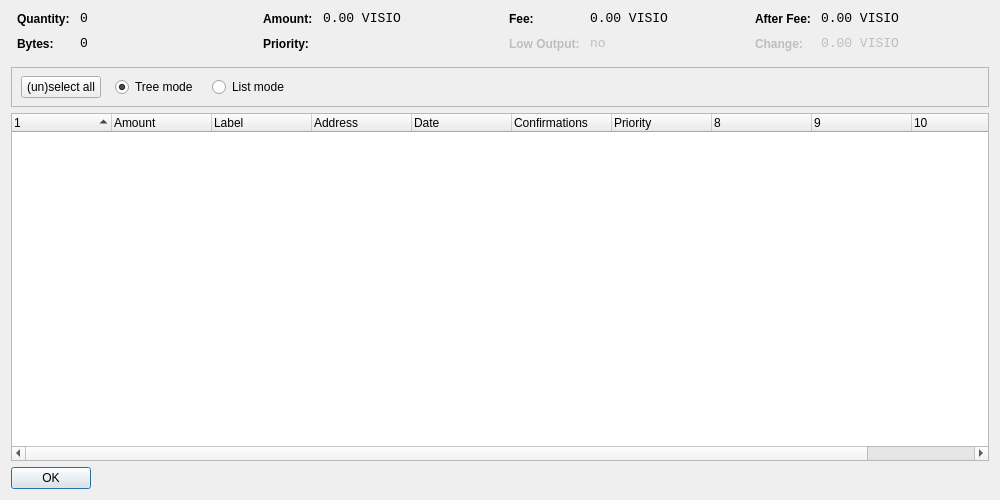
<?xml version="1.0" encoding="UTF-8"?>
<ui version="4.0">
 <class>CoinControlDialog</class>
 <widget class="QDialog" name="CoinControlDialog">
  <property name="geometry">
   <rect>
    <x>0</x>
    <y>0</y>
    <width>1000</width>
    <height>500</height>
   </rect>
  </property>
  <property name="windowTitle">
   <string>Coin Control</string>
  </property>
  <layout class="QVBoxLayout" name="verticalLayout">
   <item>
    <layout class="QHBoxLayout" name="horizontalLayoutTop" stretch="0,0,0,0">
     <property name="topMargin">
      <number>0</number>
     </property>
     <property name="bottomMargin">
      <number>10</number>
     </property>
     <item>
      <layout class="QFormLayout" name="formLayoutCoinControl1">
       <property name="horizontalSpacing">
        <number>10</number>
       </property>
       <property name="verticalSpacing">
        <number>10</number>
       </property>
       <property name="leftMargin">
        <number>6</number>
       </property>
       <property name="rightMargin">
        <number>6</number>
       </property>
       <item row="0" column="0">
        <widget class="QLabel" name="labelCoinControlQuantityText">
         <property name="styleSheet">
          <string notr="true">font-weight:bold;</string>
         </property>
         <property name="text">
          <string>Quantity:</string>
         </property>
        </widget>
       </item>
       <item row="0" column="1">
        <widget class="QLabel" name="labelCoinControlQuantity">
         <property name="font">
          <font>
           <family>Monospace</family>
           <pointsize>10</pointsize>
          </font>
         </property>
         <property name="cursor">
          <cursorShape>IBeamCursor</cursorShape>
         </property>
         <property name="contextMenuPolicy">
          <enum>Qt::ActionsContextMenu</enum>
         </property>
         <property name="text">
          <string notr="true">0</string>
         </property>
         <property name="textInteractionFlags">
          <set>Qt::LinksAccessibleByMouse|Qt::TextSelectableByKeyboard|Qt::TextSelectableByMouse</set>
         </property>
        </widget>
       </item>
       <item row="1" column="0">
        <widget class="QLabel" name="labelCoinControlBytesText">
         <property name="styleSheet">
          <string notr="true">font-weight:bold;</string>
         </property>
         <property name="text">
          <string>Bytes:</string>
         </property>
        </widget>
       </item>
       <item row="1" column="1">
        <widget class="QLabel" name="labelCoinControlBytes">
         <property name="font">
          <font>
           <family>Monospace</family>
           <pointsize>10</pointsize>
          </font>
         </property>
         <property name="cursor">
          <cursorShape>IBeamCursor</cursorShape>
         </property>
         <property name="contextMenuPolicy">
          <enum>Qt::ActionsContextMenu</enum>
         </property>
         <property name="text">
          <string notr="true">0</string>
         </property>
         <property name="textInteractionFlags">
          <set>Qt::LinksAccessibleByMouse|Qt::TextSelectableByKeyboard|Qt::TextSelectableByMouse</set>
         </property>
        </widget>
       </item>
      </layout>
     </item>
     <item>
      <layout class="QFormLayout" name="formLayoutCoinControl2">
       <property name="horizontalSpacing">
        <number>10</number>
       </property>
       <property name="verticalSpacing">
        <number>10</number>
       </property>
       <property name="leftMargin">
        <number>6</number>
       </property>
       <property name="rightMargin">
        <number>6</number>
       </property>
       <item row="0" column="0">
        <widget class="QLabel" name="labelCoinControlAmountText">
         <property name="styleSheet">
          <string notr="true">font-weight:bold;</string>
         </property>
         <property name="text">
          <string>Amount:</string>
         </property>
        </widget>
       </item>
       <item row="0" column="1">
        <widget class="QLabel" name="labelCoinControlAmount">
         <property name="font">
          <font>
           <family>Monospace</family>
           <pointsize>10</pointsize>
          </font>
         </property>
         <property name="cursor">
          <cursorShape>IBeamCursor</cursorShape>
         </property>
         <property name="contextMenuPolicy">
          <enum>Qt::ActionsContextMenu</enum>
         </property>
         <property name="text">
          <string notr="true">0.00 VISIO</string>
         </property>
         <property name="textInteractionFlags">
          <set>Qt::LinksAccessibleByMouse|Qt::TextSelectableByKeyboard|Qt::TextSelectableByMouse</set>
         </property>
        </widget>
       </item>
       <item row="1" column="0">
        <widget class="QLabel" name="labelCoinControlPriorityText">
         <property name="styleSheet">
          <string notr="true">font-weight:bold;</string>
         </property>
         <property name="text">
          <string>Priority:</string>
         </property>
        </widget>
       </item>
       <item row="1" column="1">
        <widget class="QLabel" name="labelCoinControlPriority">
         <property name="font">
          <font>
           <family>Monospace</family>
           <pointsize>10</pointsize>
          </font>
         </property>
         <property name="cursor">
          <cursorShape>IBeamCursor</cursorShape>
         </property>
         <property name="contextMenuPolicy">
          <enum>Qt::ActionsContextMenu</enum>
         </property>
         <property name="text">
          <string/>
         </property>
         <property name="textInteractionFlags">
          <set>Qt::LinksAccessibleByMouse|Qt::TextSelectableByKeyboard|Qt::TextSelectableByMouse</set>
         </property>
        </widget>
       </item>
      </layout>
     </item>
     <item>
      <layout class="QFormLayout" name="formLayoutCoinControl3">
       <property name="horizontalSpacing">
        <number>10</number>
       </property>
       <property name="verticalSpacing">
        <number>10</number>
       </property>
       <property name="leftMargin">
        <number>6</number>
       </property>
       <property name="rightMargin">
        <number>6</number>
       </property>
       <item row="0" column="0">
        <widget class="QLabel" name="labelCoinControlFeeText">
         <property name="styleSheet">
          <string notr="true">font-weight:bold;</string>
         </property>
         <property name="text">
          <string>Fee:</string>
         </property>
        </widget>
       </item>
       <item row="0" column="1">
        <widget class="QLabel" name="labelCoinControlFee">
         <property name="font">
          <font>
           <family>Monospace</family>
           <pointsize>10</pointsize>
          </font>
         </property>
         <property name="cursor">
          <cursorShape>IBeamCursor</cursorShape>
         </property>
         <property name="contextMenuPolicy">
          <enum>Qt::ActionsContextMenu</enum>
         </property>
         <property name="text">
          <string notr="true">0.00 VISIO</string>
         </property>
         <property name="textInteractionFlags">
          <set>Qt::LinksAccessibleByMouse|Qt::TextSelectableByKeyboard|Qt::TextSelectableByMouse</set>
         </property>
        </widget>
       </item>
       <item row="1" column="0">
        <widget class="QLabel" name="labelCoinControlLowOutputText">
         <property name="enabled">
          <bool>false</bool>
         </property>
         <property name="styleSheet">
          <string notr="true">font-weight:bold;</string>
         </property>
         <property name="text">
          <string>Low Output:</string>
         </property>
        </widget>
       </item>
       <item row="1" column="1">
        <widget class="QLabel" name="labelCoinControlLowOutput">
         <property name="enabled">
          <bool>false</bool>
         </property>
         <property name="font">
          <font>
           <family>Monospace</family>
           <pointsize>10</pointsize>
          </font>
         </property>
         <property name="cursor">
          <cursorShape>IBeamCursor</cursorShape>
         </property>
         <property name="contextMenuPolicy">
          <enum>Qt::ActionsContextMenu</enum>
         </property>
         <property name="text">
          <string notr="true">no</string>
         </property>
         <property name="textInteractionFlags">
          <set>Qt::LinksAccessibleByMouse|Qt::TextSelectableByKeyboard|Qt::TextSelectableByMouse</set>
         </property>
        </widget>
       </item>
      </layout>
     </item>
     <item>
      <layout class="QFormLayout" name="formLayoutCoinControl4">
       <property name="horizontalSpacing">
        <number>10</number>
       </property>
       <property name="verticalSpacing">
        <number>10</number>
       </property>
       <property name="leftMargin">
        <number>6</number>
       </property>
       <property name="rightMargin">
        <number>6</number>
       </property>
       <item row="0" column="0">
        <widget class="QLabel" name="labelCoinControlAfterFeeText">
         <property name="styleSheet">
          <string notr="true">font-weight:bold;</string>
         </property>
         <property name="text">
          <string>After Fee:</string>
         </property>
        </widget>
       </item>
       <item row="0" column="1">
        <widget class="QLabel" name="labelCoinControlAfterFee">
         <property name="font">
          <font>
           <family>Monospace</family>
           <pointsize>10</pointsize>
          </font>
         </property>
         <property name="cursor">
          <cursorShape>IBeamCursor</cursorShape>
         </property>
         <property name="contextMenuPolicy">
          <enum>Qt::ActionsContextMenu</enum>
         </property>
         <property name="text">
          <string notr="true">0.00 VISIO</string>
         </property>
         <property name="textInteractionFlags">
          <set>Qt::LinksAccessibleByMouse|Qt::TextSelectableByKeyboard|Qt::TextSelectableByMouse</set>
         </property>
        </widget>
       </item>
       <item row="1" column="0">
        <widget class="QLabel" name="labelCoinControlChangeText">
         <property name="enabled">
          <bool>false</bool>
         </property>
         <property name="styleSheet">
          <string notr="true">font-weight:bold;</string>
         </property>
         <property name="text">
          <string>Change:</string>
         </property>
        </widget>
       </item>
       <item row="1" column="1">
        <widget class="QLabel" name="labelCoinControlChange">
         <property name="enabled">
          <bool>false</bool>
         </property>
         <property name="font">
          <font>
           <family>Monospace</family>
           <pointsize>10</pointsize>
          </font>
         </property>
         <property name="cursor">
          <cursorShape>IBeamCursor</cursorShape>
         </property>
         <property name="contextMenuPolicy">
          <enum>Qt::ActionsContextMenu</enum>
         </property>
         <property name="text">
          <string notr="true">0.00 VISIO</string>
         </property>
         <property name="textInteractionFlags">
          <set>Qt::LinksAccessibleByMouse|Qt::TextSelectableByKeyboard|Qt::TextSelectableByMouse</set>
         </property>
        </widget>
       </item>
      </layout>
     </item>
    </layout>
   </item>
   <item>
    <widget class="QFrame" name="frame">
     <property name="minimumSize">
      <size>
       <width>0</width>
       <height>40</height>
      </size>
     </property>
     <property name="frameShape">
      <enum>QFrame::StyledPanel</enum>
     </property>
     <property name="frameShadow">
      <enum>QFrame::Sunken</enum>
     </property>
     <widget class="QWidget" name="horizontalLayoutWidget">
      <property name="geometry">
       <rect>
        <x>10</x>
        <y>0</y>
        <width>781</width>
        <height>41</height>
       </rect>
      </property>
      <layout class="QHBoxLayout" name="horizontalLayoutPanel" stretch="0,0,0,0,0">
       <property name="spacing">
        <number>14</number>
       </property>
       <item>
        <widget class="QPushButton" name="pushButtonSelectAll">
         <property name="sizePolicy">
          <sizepolicy hsizetype="Maximum" vsizetype="Fixed">
           <horstretch>0</horstretch>
           <verstretch>0</verstretch>
          </sizepolicy>
         </property>
         <property name="text">
          <string>(un)select all</string>
         </property>
        </widget>
       </item>
       <item>
        <widget class="QRadioButton" name="radioTreeMode">
         <property name="sizePolicy">
          <sizepolicy hsizetype="Maximum" vsizetype="Fixed">
           <horstretch>0</horstretch>
           <verstretch>0</verstretch>
          </sizepolicy>
         </property>
         <property name="text">
          <string>Tree mode</string>
         </property>
         <property name="checked">
          <bool>true</bool>
         </property>
        </widget>
       </item>
       <item>
        <widget class="QRadioButton" name="radioListMode">
         <property name="sizePolicy">
          <sizepolicy hsizetype="Maximum" vsizetype="Fixed">
           <horstretch>0</horstretch>
           <verstretch>0</verstretch>
          </sizepolicy>
         </property>
         <property name="text">
          <string>List mode</string>
         </property>
        </widget>
       </item>
       <item>
        <spacer name="horizontalSpacer">
         <property name="orientation">
          <enum>Qt::Horizontal</enum>
         </property>
         <property name="sizeHint" stdset="0">
          <size>
           <width>40</width>
           <height>20</height>
          </size>
         </property>
        </spacer>
       </item>
      </layout>
     </widget>
    </widget>
   </item>
   <item>
    <widget class="CoinControlTreeWidget" name="treeWidget">
     <property name="contextMenuPolicy">
      <enum>Qt::CustomContextMenu</enum>
     </property>
     <property name="sortingEnabled">
      <bool>false</bool>
     </property>
     <property name="columnCount">
      <number>11</number>
     </property>
     <attribute name="headerShowSortIndicator" stdset="0">
      <bool>true</bool>
     </attribute>
     <attribute name="headerStretchLastSection">
      <bool>false</bool>
     </attribute>
     <column>
      <property name="text">
       <string/>
      </property>
     </column>
     <column>
      <property name="text">
       <string>Amount</string>
      </property>
     </column>
     <column>
      <property name="text">
       <string>Label</string>
      </property>
     </column>
     <column>
      <property name="text">
       <string>Address</string>
      </property>
     </column>
     <column>
      <property name="text">
       <string>Date</string>
      </property>
     </column>
     <column>
      <property name="text">
       <string>Confirmations</string>
      </property>
      <property name="toolTip">
       <string>Confirmed</string>
      </property>
     </column>
     <column>
      <property name="text">
       <string>Priority</string>
      </property>
     </column>
     <column>
      <property name="text">
       <string/>
      </property>
     </column>
     <column>
      <property name="text">
       <string/>
      </property>
     </column>
     <column>
      <property name="text">
       <string/>
      </property>
     </column>
     <column>
      <property name="text">
       <string/>
      </property>
     </column>
    </widget>
   </item>
   <item>
    <widget class="QDialogButtonBox" name="buttonBox">
     <property name="sizePolicy">
      <sizepolicy hsizetype="Maximum" vsizetype="Fixed">
       <horstretch>0</horstretch>
       <verstretch>0</verstretch>
      </sizepolicy>
     </property>
     <property name="orientation">
      <enum>Qt::Horizontal</enum>
     </property>
     <property name="standardButtons">
      <set>QDialogButtonBox::Ok</set>
     </property>
    </widget>
   </item>
  </layout>
 </widget>
 <customwidgets>
  <customwidget>
   <class>CoinControlTreeWidget</class>
   <extends>QTreeWidget</extends>
   <header>coincontroltreewidget.h</header>
  </customwidget>
 </customwidgets>
 <resources/>
 <connections/>
</ui>
